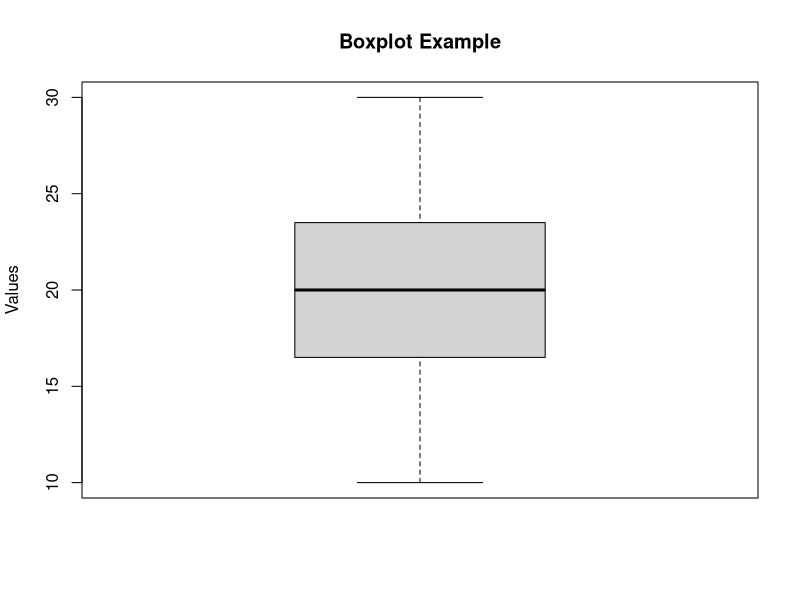
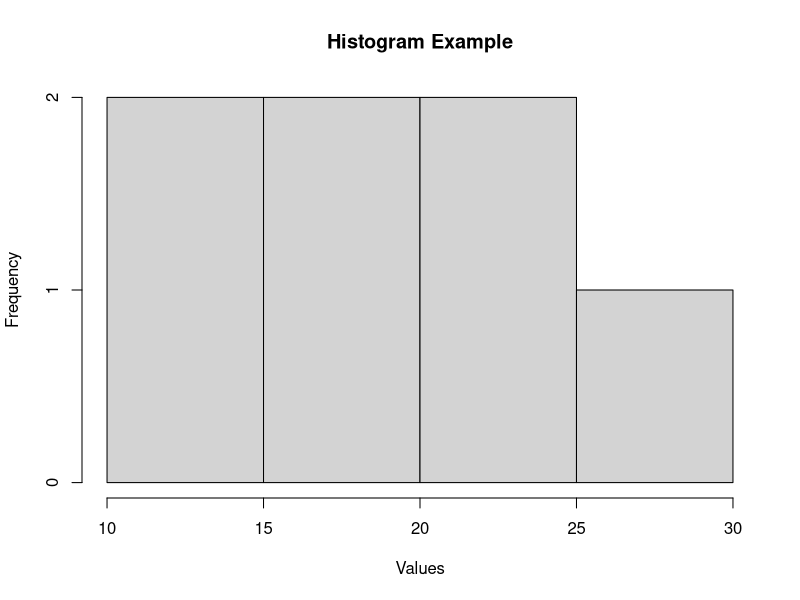
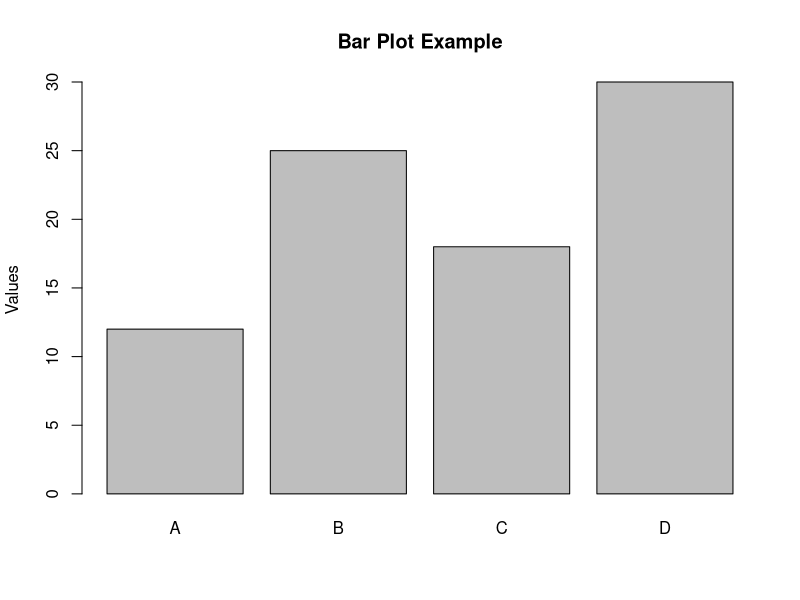
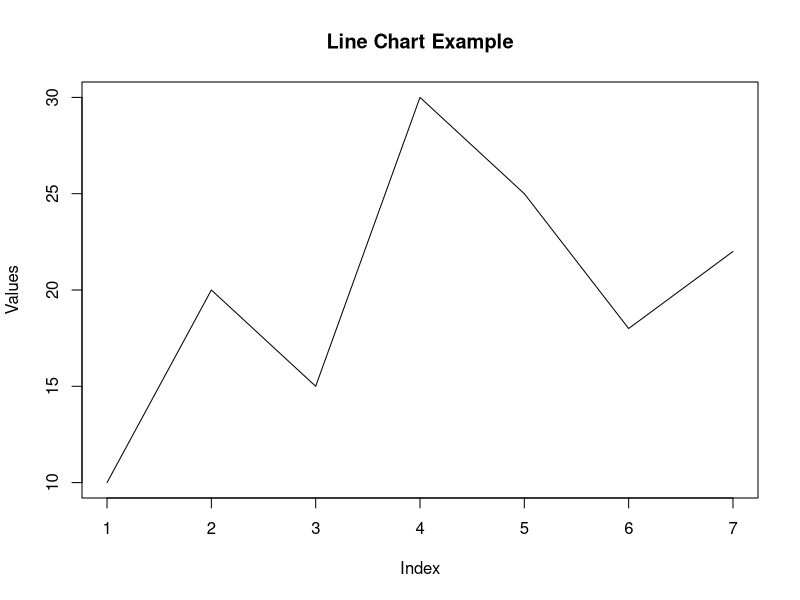
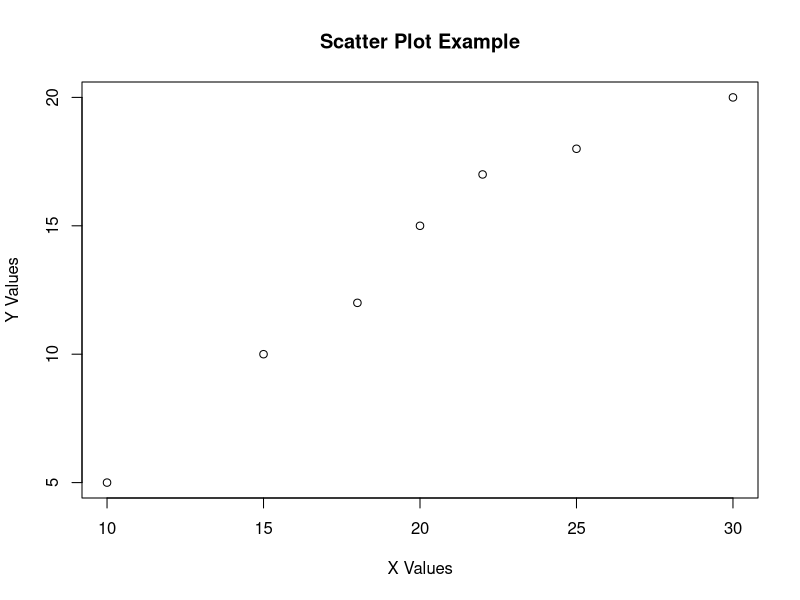

These charts were generated, in order, by the following R code:
# Sample data
x <- c(10, 20, 15, 30, 25, 18, 22)
y <- c(5, 15, 10, 20, 18, 12, 17)
categories <- c("A", "B", "C", "D")
values <- c(12, 25, 18, 30)

# ======================
# 1. Boxplot
# ======================
boxplot(x,
        main = "Boxplot Example",
        ylab = "Values")

# ======================
# 2. Histogram
# ======================
hist(x,
     main = "Histogram Example",
     xlab = "Values")

# ======================
# 3. Bar Plot
# ======================
barplot(values,
        names.arg = categories,
        main = "Bar Plot Example",
        ylab = "Values")

# ======================
# 4. Line Chart
# ======================
plot(x, type = "l",
     main = "Line Chart Example",
     xlab = "Index",
     ylab = "Values")

# ======================
# 5. Scatter Plot
# ======================
plot(x, y,
     main = "Scatter Plot Example",
     xlab = "X Values",
     ylab = "Y Values")
